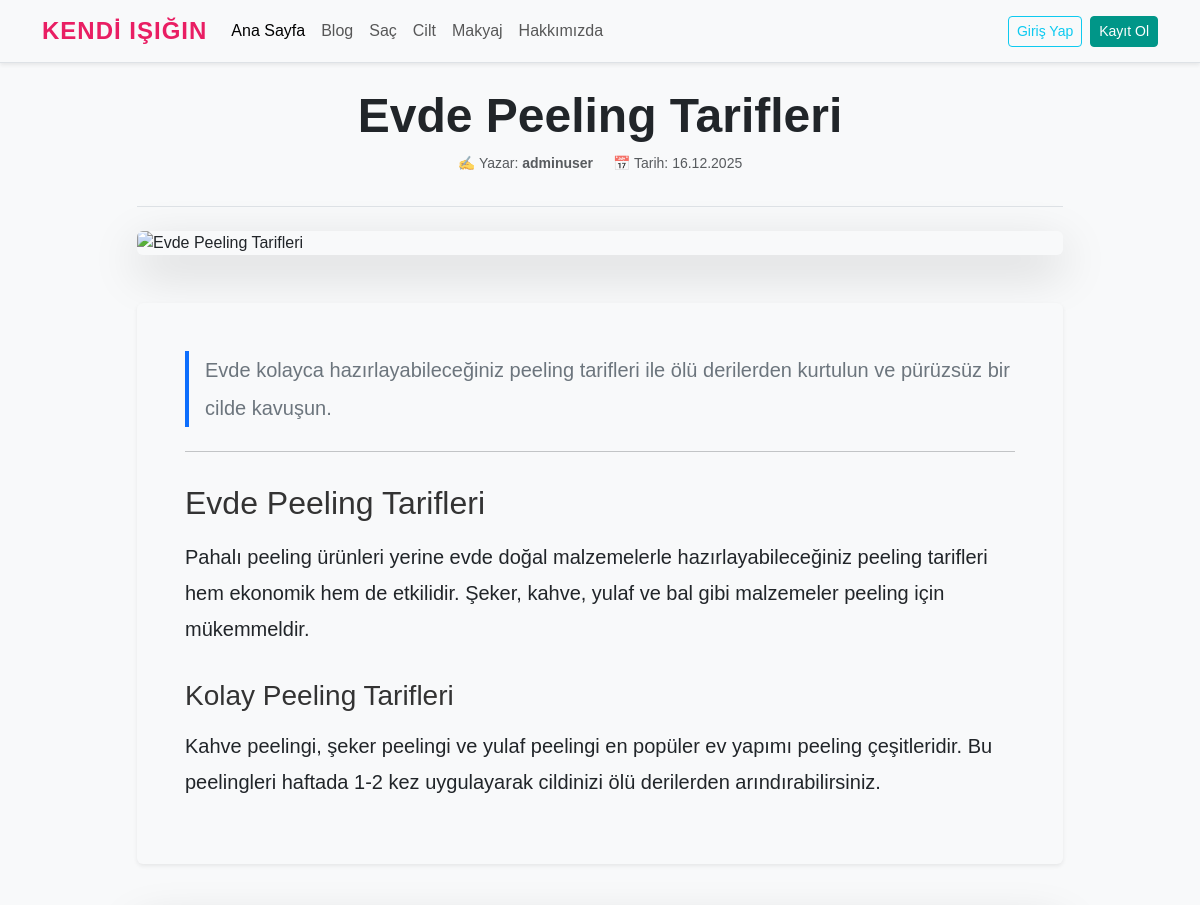
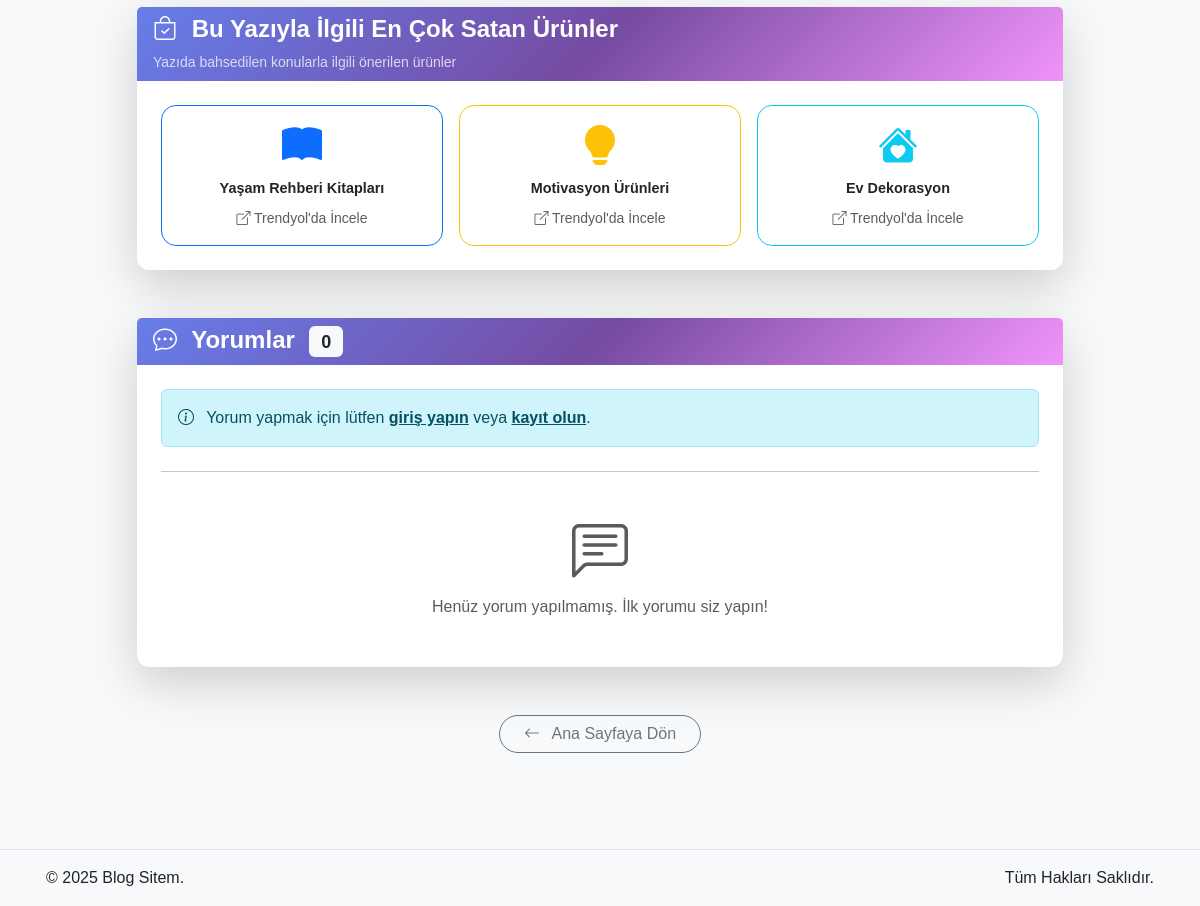
The app's page /blog-site/index.php?sayfa=detay&id=3 with its own data (2 pictures, top to bottom).
### tables this page shows
CREATE TABLE `yazilar` (
  `id` int NOT NULL,
  `baslik` varchar(255) NOT NULL,
  `ozet` text NOT NULL,
  `icerik` longtext NOT NULL,
  `resim_yolu` varchar(255) DEFAULT NULL,
  `yazar_id` int NOT NULL,
  `yayin_tarihi` datetime DEFAULT CURRENT_TIMESTAMP,
  `durum` enum('Yayinlandi','Taslak') NOT NULL DEFAULT 'Taslak'
);

CREATE TABLE `kullanicilar` (
  `id` int NOT NULL,
  `username` varchar(50) NOT NULL,
  `email` varchar(100) NOT NULL,
  `password` varchar(255) NOT NULL,
  `rol` enum('Admin','Editor','User') NOT NULL DEFAULT 'User',
  `kayit_tarihi` timestamp NULL DEFAULT CURRENT_TIMESTAMP
);

### blog-site/pages/detay.php (the view, shortened to what this page needs)
<?php
function getRelatedProducts($baslik, $ozet = '', $icerik = '') {
    $text = strtolower($baslik . ' ' . $ozet . ' ' . strip_tags($icerik));
    $products = [];
    if (strpos($text, 'cilt') !== false || strpos($text, 'bakım') !== false || strpos($text, 'güzellik') !== false || strpos($text, 'nem') !== false) {
        $products[] = [
            'title' => 'Cilt Bakım Seti - Nemlendirici',
            'link' => 'https://www.trendyol.com/sr?q=cilt+bakım+seti+nemlendirici&qt=cilt+bakım+seti+nemlendirici&st=cilt+bakım+seti+nemlendirici',
            'icon' => 'bi-droplet-fill',
            'color' => 'primary'
        ];
        $products[] = [
            'title' => 'Güneş Koruyucu Krem SPF 50',
            'link' => 'https://www.trendyol.com/sr?q=güneş+koruyucu+krem+spf+50&qt=güneş+koruyucu+krem+spf+50&st=güneş+koruyucu+krem+spf+50',
            'icon' => 'bi-sun-fill',
            'color' => 'warning'
        ];
        $products[] = [
            'title' => 'Cilt Temizleme Jeli',
            'link' => 'https://www.trendyol.com/sr?q=cilt+temizleme+jeli&qt=cilt+temizleme+jeli&st=cilt+temizleme+jeli',
            'icon' => 'bi-brush-fill',
            'color' => 'info'
        ];
    }
    else {
        $products[] = [
            'title' => 'Yaşam Rehberi Kitapları',
            'link' => 'https://www.trendyol.com/sr?q=yaşam+rehberi+kitap&qt=yaşam+rehberi+kitap&st=yaşam+rehberi+kitap',
            'icon' => 'bi-book-fill',
            'color' => 'primary'
        ];
        $products[] = [
            'title' => 'Motivasyon Ürünleri',
            'link' => 'https://www.trendyol.com/sr?q=motivasyon+ürünleri&qt=motivasyon+ürünleri&st=motivasyon+ürünleri',
            'icon' => 'bi-lightbulb-fill',
            'color' => 'warning'
        ];
        $products[] = [
            'title' => 'Ev Dekorasyon',
            'link' => 'https://www.trendyol.com/sr?q=ev+dekorasyon&qt=ev+dekorasyon&st=ev+dekorasyon',
            'icon' => 'bi-house-heart-fill',
            'color' => 'info'
        ];
    }
    return $products;
}
$yazi_id = isset($_GET['id']) ? intval($_GET['id']) : 0;
if ($yazi_id > 0) {
    $sorgu = $db->prepare("
        SELECT y.*, k.username AS yazar_adi
        FROM yazilar y
        INNER JOIN kullanicilar k ON y.yazar_id = k.id
        WHERE y.id = :id AND y.durum = 'Yayinlandi'
    ");
    $sorgu->execute([':id' => $yazi_id]);
    $yazi = $sorgu->fetch(PDO::FETCH_ASSOC);
}
try {
    $yorum_sorgu = $db->prepare("
        SELECT y.*, k.username AS kullanici_adi, k.id AS kullanici_id
        FROM yorumlar y
        INNER JOIN kullanicilar k ON y.kullanici_id = k.id
        WHERE y.yazi_id = :yazi_id AND y.durum = 'Onaylandi'
        ORDER BY y.yorum_tarihi DESC
    ");
    $yorum_sorgu->execute([':yazi_id' => $yazi_id]);
    $yorumlar = $yorum_sorgu->fetchAll(PDO::FETCH_ASSOC);
} catch (PDOException $e) {
    $yorumlar = [];
}
$kullanici_giris_yapti = isset($_SESSION['loggedin']) && $_SESSION['loggedin'] === true;
?>
<div class="row justify-content-center">
    <div class="col-lg-10">
        <div class="mb-4 text-center border-bottom pb-3">
            <h1 class="display-5 fw-bold text-dark"><?php echo htmlspecialchars($yazi['baslik']); ?></h1>
            <p class="text-muted small">
                <span class="me-3">✍️ Yazar: <strong><?php echo htmlspecialchars($yazi['yazar_adi']); ?></strong></span>
                <span>📅 Tarih: <?php echo date("d.m.Y", strtotime($yazi['yayin_tarihi'])); ?></span>
            </p>
        </div>
        <div class="mb-5 shadow-lg rounded overflow-hidden">
            <img
                src="<?php echo !empty($yazi['resim_yolu']) ? htmlspecialchars($yazi['resim_yolu']) : 'https://images.unsplash.com/photo-1556228578-0d85b1a4d571?w=800&h=600&fit=crop'; ?>"
                class="img-fluid w-100"
                alt="<?php echo htmlspecialchars($yazi['baslik']); ?>"
                style="max-height: 500px; object-fit: cover;"
                onerror="this.src='https://images.unsplash.com/photo-1556228578-0d85b1a4d571?w=800&h=600&fit=crop'"
            >
        </div>
        <div class="bg-light p-4 p-md-5 rounded shadow-sm article-content">
            <p class="lead font-italic mb-4 text-secondary border-start border-4 border-primary ps-3">
                <?php echo htmlspecialchars($yazi['ozet']); ?>
            </p>
            <hr class="my-4">
            <div class="fs-5 text-dark" style="line-height: 1.8;">
                <?php echo $yazi['icerik']; ?>
            </div>
        </div>
        <?php
        $relatedProducts = getRelatedProducts($yazi['baslik'], $yazi['ozet'], $yazi['icerik'] ?? '');
        if (!empty($relatedProducts)):
        ?>
        <div class="mt-5 mb-4">
            <div class="card shadow-lg border-0">
                <div class="card-header bg-gradient-primary text-white">
                    <h4 class="mb-0 fw-bold">
                        <i class="bi bi-bag-check me-2"></i>
                        Bu Yazıyla İlgili En Çok Satan Ürünler
                    </h4>
                    <p class="mb-0 small mt-2 opacity-75">
                        Yazıda bahsedilen konularla ilgili önerilen ürünler
                    </p>
                </div>
                <div class="card-body p-4">
                    <div class="row g-3">
                        <?php foreach ($relatedProducts as $product): ?>
                            <div class="col-md-4">
                                <a
                                    href="<?php echo htmlspecialchars($product['link']); ?>"
                                    target="_blank"
                                    rel="noopener noreferrer"
                                    class="btn btn-outline-<?php echo $product['color']; ?> w-100 h-100 d-flex flex-column align-items-center justify-content-center p-3 product-link-card"
                                    style="min-height: 120px; text-decoration: none; transition: all 0.3s ease;"
                                >
                                    <i class="bi <?php echo $product['icon']; ?> display-6 mb-2 text-<?php echo $product['color']; ?>"></i>
                                    <span class="fw-bold text-dark text-center" style="font-size: 0.9rem;">
                                        <?php echo htmlspecialchars($product['title']); ?>
                                    </span>
                                    <small class="text-muted mt-2">
                                        <i class="bi bi-box-arrow-up-right"></i>
                                        Trendyol'da İncele
                                    </small>
                                </a>
                            </div>
                        <?php endforeach; ?>
                    </div>
                </div>
            </div>
        </div>
        <?php endif; ?>
        <div class="mt-5 mb-4">
            <div class="card shadow-lg border-0">
                <div class="card-header bg-gradient-primary text-white">
                    <h4 class="mb-0 fw-bold">
                        <i class="bi bi-chat-dots me-2"></i>
                        Yorumlar
                        <span class="badge bg-light text-dark ms-2"><?php echo count($yorumlar); ?></span>
                    </h4>
                </div>
                <div class="card-body p-4">
                    <?php if ($kullanici_giris_yapti): ?>
                    <div class="mb-4 p-3 bg-light rounded">
                        <h5 class="mb-3">
                            <i class="bi bi-pencil-square me-2 text-primary"></i>
                            Yorum Yap
                        </h5>
                        <form action="pages/yorum_ekle.php" method="POST" id="yorumForm">
                            <input type="hidden" name="yazi_id" value="<?php echo $yazi_id; ?>">
                            <div class="mb-3">
                                <textarea
                                    class="form-control"
                                    name="yorum_metni"
                                    id="yorum_metni"
                                    rows="4"
                                    placeholder="Yorumunuzu buraya yazın..."
                                    required
                                    minlength="10"
                                    maxlength="1000"
                                ></textarea>
                                <div class="invalid-feedback">
                                    Lütfen en az 10 karakter yazın.
                                </div>
                                <small class="text-muted">
                                    <span id="karakter_sayisi">0</span> / 1000 karakter
                                </small>
                            </div>
                            <button type="submit" class="btn btn-primary">
                                <i class="bi bi-send me-2"></i>
                                Yorumu Gönder
                            </button>
                        </form>
                    </div>
                    <?php else: ?>
                    <div class="alert alert-info mb-4">
                        <i class="bi bi-info-circle me-2"></i>
                        Yorum yapmak için lütfen <a href="index.php?sayfa=giris" class="alert-link">giriş yapın</a> veya <a href="index.php?sayfa=kayit" class="alert-link">kayıt olun</a>.
                    </div>
                    <?php endif; ?>
                    <hr class="my-4">
                    <div class="yorumlar-listesi">
                        <?php if (count($yorumlar) > 0): ?>
                            <?php foreach ($yorumlar as $yorum): ?>
                                <div class="yorum-item mb-4 p-3 bg-white rounded shadow-sm border-start border-primary border-3">
                                    <div class="d-flex justify-content-between align-items-start mb-2">
                                        <div>
                                            <strong class="text-primary">
                                                <i class="bi bi-person-circle me-2"></i>
                                                <?php echo htmlspecialchars($yorum['kullanici_adi']); ?>
                                            </strong>
                                            <small class="text-muted ms-2">
                                                <i class="bi bi-clock me-1"></i>
                                                <?php
                                                $tarih = new DateTime($yorum['yorum_tarihi']);
                                                $simdi = new DateTime();
                                                $fark = $simdi->diff($tarih);
                                                if ($fark->days > 7) {
                                                    echo date("d.m.Y H:i", strtotime($yorum['yorum_tarihi']));
                                                } elseif ($fark->days > 0) {
                                                    echo $fark->days . " gün önce";
                                                } elseif ($fark->h > 0) {
                                                    echo $fark->h . " saat önce";
                                                } elseif ($fark->i > 0) {
                                                    echo $fark->i . " dakika önce";
                                                } else {
                                                    echo "Az önce";
                                                }
                                                ?>
                                            </small>
                                        </div>
                                    </div>
                                    <p class="mb-0 text-dark" style="line-height: 1.6;">
                                        <?php echo nl2br(htmlspecialchars($yorum['yorum_metni'])); ?>
                                    </p>
                                </div>
                            <?php endforeach; ?>
                        <?php else: ?>
                            <div class="text-center py-4 text-muted">
                                <i class="bi bi-chat-left-text display-4 d-block mb-2"></i>
                                <p class="mb-0">Henüz yorum yapılmamış. İlk yorumu siz yapın!</p>
                            </div>
                        <?php endif; ?>
                    </div>
                </div>
            </div>
        </div>
        <div class="mt-5 mb-5 text-center">
            <a href="index.php?sayfa=home" class="btn btn-outline-secondary px-4 rounded-pill">
                <i class="bi bi-arrow-left me-2"></i>
                Ana Sayfaya Dön
            </a>
        </div>
    </div>
</div>

### blog-site/assets/css/style.css (style rules this page uses)
body { background-color: #f8f9fa; font-family: 'Arial', sans-serif; }
.card { border: none; border-radius: 12px; transition: transform 0.3s ease, box-shadow 0.3s ease; }
.bg-gradient-primary { background: linear-gradient(135deg, #667eea 0%, #764ba2 100%) !important; border: none; }
.product-link-card { border-radius: 15px !important; transition: all 0.3s ease !important; }
.bg-gradient-primary { background: linear-gradient(135deg, #667eea 0%, #764ba2 50%, #f093fb 100%) !important; }
.article-content { line-height: 1.9; font-size: 1.1rem; }
.article-content h2, .article-content h3, .article-content h4 { margin-top: 2rem; margin-bottom: 1rem; color: #333; }

### records on screen
yazilar: baslik "Evde Peeling Tarifleri", yazar.username "adminuser", yayin_tarihi "16.12.2025", ozet "Evde kolayca hazırlayabileceğiniz peeling tarifleri ile ölü derilerden kurtulun ve pürüzsüz bir cilde kavuşun.", icerik "Evde Peeling Tarifleri Pahalı peeling ürünleri yerine evde doğal malzemelerle hazırlayabileceğiniz peeling tarifleri hem ekonomik hem de etkilidir. Şeker, kahve, yulaf ve bal gibi malzemeler peeling için mükemmeldir. Kolay Peeling Tarifleri Kahve peelingi, şeker peelingi ve yulaf peelingi en popüler ev yapımı peeling çeşitleridir. Bu peelingleri haftada 1-2 kez uygulayarak cildinizi ölü derilerden arındırabilirsiniz."

### other values on screen
$product['title'] "Yaşam Rehberi Kitapları"
$product['title'] "Motivasyon Ürünleri"
$product['title'] "Ev Dekorasyon"
count($yorumlar) "0"
